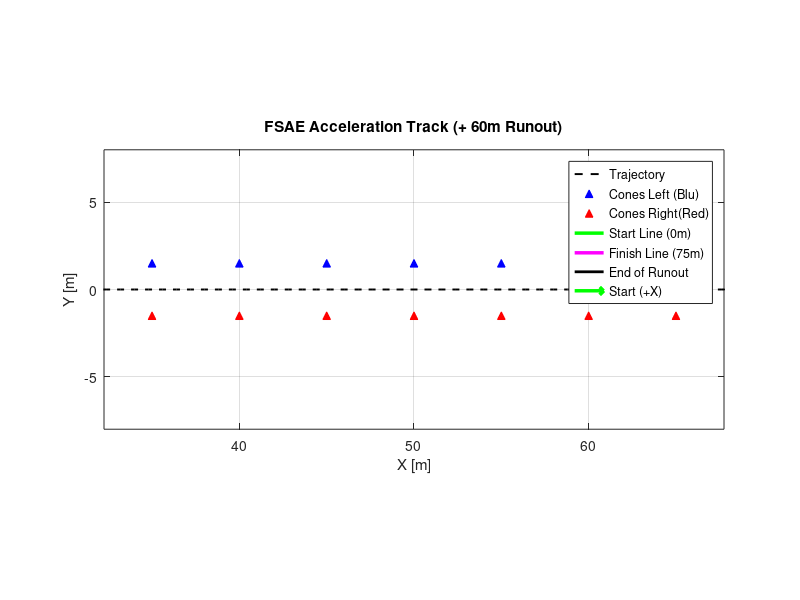

This chart was generated by the following MATLAB code: (Note: this script raises an error after producing the figure.)
%% Generatore Tracciato FSAE ACCELERATION (Regole D5 - Start in (0,0) lungo +X)
% clear; clc; close all;

% --- Regolamento D5 ---
track_width    = 3.0;         % [m] Larghezza minima carreggiata (3.0 m)
L_accel        = 75.0;        % [m] Lunghezza prova  (Start -> Finish)
L_runout       = 60.0;        % [m] Spazio di arresto / Runout dopo il traguardo
L_total        = L_accel + L_runout; % [m] 135 m totali di rettilineo
cone_spacing   = 5.0;         % [m] Spaziatura coni lungo il rettilineo (~5 m)

ax_max_accel   = 1.1 * 9.81;  % [m/s^2] Max accelerazione longitudinale in trazione
ax_max_brake   = 1.4 * 9.81;  % [m/s^2] Max decelerazione per arresto nel runout
v_max_top      = 35.0;        % [m/s] (~126 km/h) Velocità max raggiungibile
ds             = 0.2;         % [m] Risoluzione spaziale

% 1. Definizione Traiettoria (Rettilineo puro lungo +X da 0 a L_total)
X_ref = 0:ds:L_total;
Y_ref = zeros(size(X_ref));

% 2. Generazione Coni di Delimitazione (sx: Y = +1.5m, dx: Y = -1.5m)
x_cones = 0:cone_spacing:L_total;

cones_left  = [x_cones',  (track_width/2) * ones(size(x_cones))'];
cones_right = [x_cones', -(track_width/2) * ones(size(x_cones))'];

% 3. Calcolo Segnali e Profilo Velocità Target
ds_array = sqrt(diff(X_ref).^2 + diff(Y_ref).^2);
s_ref = [0, cumsum(ds_array)];

curvature = zeros(size(X_ref)) + 1e-4; % Curvatura nulla (rettilineo)
psi_ref   = zeros(size(X_ref));        % Heading costante = 0 rad (+X)

% Profilo di Accelerazione Massima e Arresto nel Runout
V_fwd = zeros(size(X_ref));
V_fwd(1) = 0.0; % Partenza da fermo

% Forward Pass (Accelerazione a fondo scala)
for i = 2:length(X_ref)
    ds_i = s_ref(i) - s_ref(i-1);
    if s_ref(i) <= L_accel
        % Piena accelerazione nei primi 75m
        V_fwd(i) = min(v_max_top, sqrt(V_fwd(i-1)^2 + 2 * ax_max_accel * ds_i));
    else
        % Mantenimento velocità al traguardo
        V_fwd(i) = V_fwd(i-1);
    end
end

% Backward Pass (Frenata per arresto controllato a fine runout)
V_ref = V_fwd;
V_ref(end) = 0.0; % Stop a fine area di fuga
for i = length(X_ref)-1:-1:1
    ds_i = s_ref(i+1) - s_ref(i);
    v_brake_limit = sqrt(V_ref(i+1)^2 + 2 * ax_max_brake * ds_i);
    V_ref(i) = min(V_ref(i), v_brake_limit);
end
V_ref = movmean(V_ref, 5);

% Struttura Unificata per Simulink
trackData.s     = s_ref';
trackData.X     = X_ref';
trackData.Y     = Y_ref';
trackData.psi   = psi_ref';
trackData.V     = V_ref';
trackData.kappa = curvature';
trackData.Ltot  = s_ref(end);

% 4. Render Grafico della Pista di Accelerazione
figure('Name', 'FSAE Acceleration Track', 'Color', 'w', 'Position', [100, 100, 1050, 450]);
plot(X_ref, Y_ref, 'k--', 'LineWidth', 1.4); hold on;
plot(cones_left(:,1),  cones_left(:,2),  'b^', 'MarkerFaceColor', 'b', 'MarkerSize', 5.5);
plot(cones_right(:,1), cones_right(:,2), 'r^', 'MarkerFaceColor', 'r', 'MarkerSize', 5.5);

% Linee Start (0m) e Finish (75m)
plot([0, 0],             [-track_width/2, track_width/2], 'g-', 'LineWidth', 2.5);
plot([L_accel, L_accel], [-track_width/2, track_width/2], 'm-', 'LineWidth', 2.5);
plot([L_total, L_total], [-track_width/2, track_width/2], 'k-', 'LineWidth', 2.0);

quiver(0, 0, 15, 0, 0, 'g', 'LineWidth', 2.5, 'MaxHeadSize', 0.8);
axis equal; grid on;
ylim([-8, 8]);
xlabel('X [m]'); ylabel('Y [m]');
title(sprintf('FSAE Acceleration Track (+ %dm Runout)', round(L_runout)));
legend('Trajectory', 'Cones Left (Blu)', 'Cones Right(Red)', ...
       'Start Line (0m)', 'Finish Line (75m)', 'End of Runout', 'Start (+X)', 'Location', 'best');
drawnow;

% 5. Generazione Mesh STL per Simulation 3D Actor (Unreal Engine)
cone_h = 0.5; cone_r = 0.175; n_sides = 12;
th_c = linspace(0, 2*pi, n_sides+1); th_c(end) = [];
v_base = [cone_r * cos(th_c)', cone_r * sin(th_c)', zeros(n_sides, 1)];
v_apex = [0, 0, cone_h];
single_cone_verts = [v_base; v_apex];

faces = [];
for k = 1:n_sides
    k_next = mod(k, n_sides) + 1;
    faces = [faces; k, k_next, n_sides+1];
end

% Mesh SX
verts_all_L = []; faces_all_L = [];
for i = 1:size(cones_left, 1)
    offset_idx = size(verts_all_L, 1);
    v_shifted = single_cone_verts + [cones_left(i, 1), -cones_left(i, 2), 0];
    verts_all_L = [verts_all_L; v_shifted];
    faces_all_L = [faces_all_L; faces + offset_idx];
end
stlwrite(triangulation(faces_all_L, verts_all_L), 'cones_left.stl');

% Mesh DX
verts_all_R = []; faces_all_R = [];
for i = 1:size(cones_right, 1)
    offset_idx = size(verts_all_R, 1);
    v_shifted = single_cone_verts + [cones_right(i, 1), -cones_right(i, 2), 0];
    verts_all_R = [verts_all_R; v_shifted];
    faces_all_R = [faces_all_R; faces + offset_idx];
end
stlwrite(triangulation(faces_all_R, verts_all_R), 'cones_right.stl');

disp('Acceleration Track generato: cones_left.stl e cones_right.stl aggiornati!');
